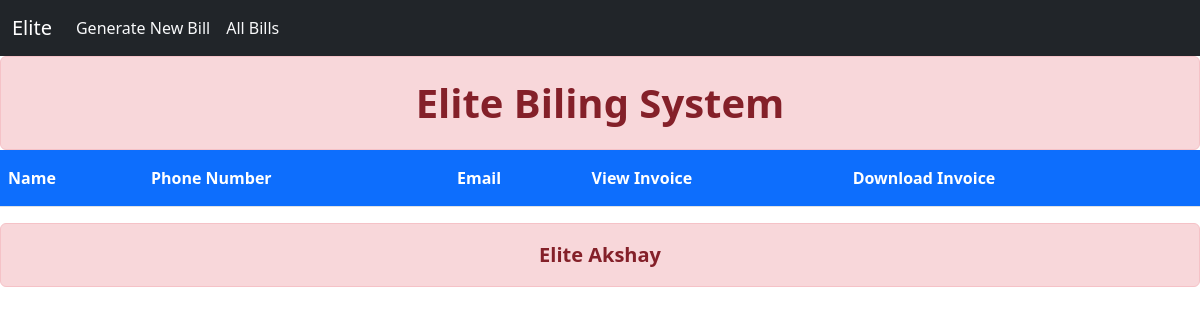
Before: /all_user_details with the older database file.
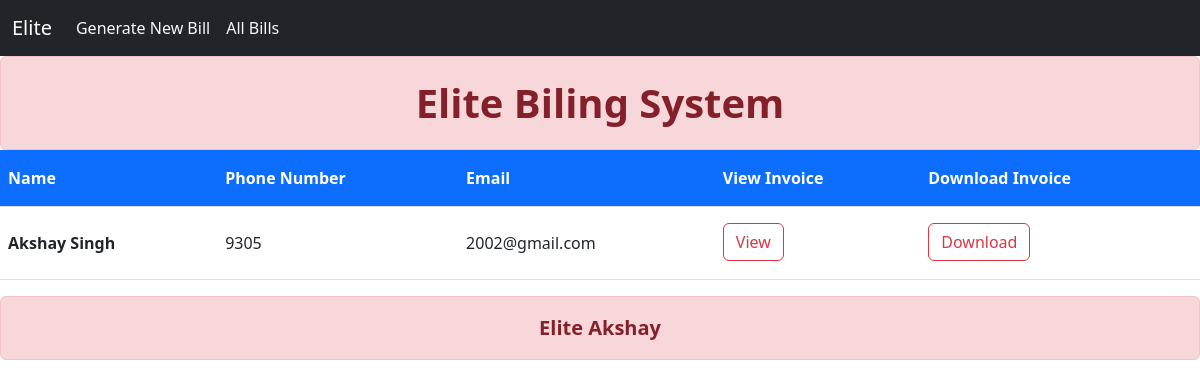
After: the same page with the newer database file.
### home/models.py (models this page shows, shortened)
class invoice_details(models.Model):
    id = models.BigAutoField(primary_key=True)
    d_name = models.CharField(max_length=40)
    d_email = models.CharField(max_length=40)
    d_phone = models.IntegerField()
    d_address = models.CharField(max_length=50)
    d_items = models.TextField()
    d_catagoried = models.TextField()
    d_prices = models.TextField()
    d_quantities = models.TextField()

### home/views.py (the view)
# urls.py: path('all_user_details', views.all_user_details,name='all_details'),
def all_user_details(request):
    query = invoice_details.objects.all()
    context={"user_data" : query}
    return render(request,'all_user_details.html',context=context)

### templates/all_user_details.html (shortened to what this page needs)
<!DOCTYPE html>
<html lang="en">
<head>
    <link href="https://cdn.jsdelivr.net/npm/bootstrap@5.2.0/dist/css/bootstrap.min.css" rel="stylesheet"
>
</head>
<body>
    {% include "nav.html" %}
    <div class="alert alert-danger text-center fs-1 fw-bolder mb-0" role="alert">
        Elite Biling System
    </div>
    <table class="table">
        <thead>
            <tr class="bg-primary text-white">
                <th scope="col" class="py-3">Name</th>
                <th scope="col" class="py-3">Phone Number</th>
                <th scope="col" class="py-3">Email</th>
                <th scope="col" class="py-3">View Invoice</th>
                <th scope="col" class="py-3">Download Invoice</th>
            </tr>
        </thead>
        <tbody>
            {% for q in user_data %}
            <tr class="">
                <th scope="row" class="py-4">{{q.d_name}}</th>
                <td class="py-4">{{q.d_phone}}</td>
                <td class="py-4">{{q.d_email}}</td>
                <td class="pt-3"><a class="btn btn-outline-danger" href="/generate_bill/{{q.id}}" role="button" target="_blank">View</a>
                </td>
                <td class="pt-3"><a class="btn btn-outline-danger" href="/generate_pdf/{{q.id}}" role="button" target="_blank">Download</a>
                </td>
            </tr>
            {% endfor %}
        </tbody>
    </table>
    <div class="alert alert-danger text-center fs-5 fw-bolder mb-0 mt-3" role="alert">
        Elite Akshay
    </div>
</body>
</html>

Changed rows visible on the page:
added invoice_details: d_name "Akshay Singh", d_phone "9305", d_email "2002@gmail.com"
